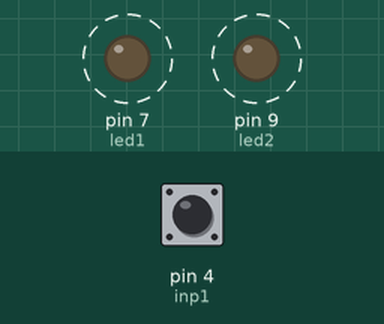
This sketch was run on a simulated Arduino Uno, built with avr-gcc and run on an emulated ATmega328P. Parts: output pins drawn as LEDs (lit = HIGH). Dashed ring = blinking. Inputs (shaded band) come from the test bench; at power-on: pin 4 (inp1) HIGH.

Above: at 1.18 s.
1.4 s: pin 4 (inp1) pulled LOW for 0.3 s
At 1.56 s:
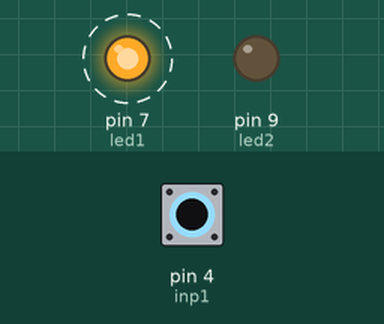
4.4 s: pin 4 (inp1) pulled LOW for 3.2 s
Timing chart, 0 to 15.1 s (numbered marks = the images above; inputs shaded):
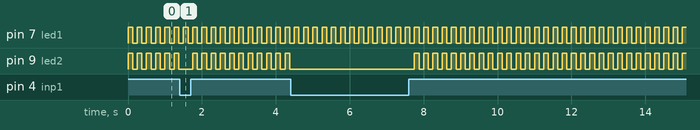

The sketch:

tlacitka_on4Hhzboth_off4Hzone.ino
```cpp
int led1 = 7;
int led2 = 9;

int inp1 = 4;
int inp2 = 5;

int freq = 4; //Hz
int per = 1000 / freq; //ms
int halfper = per / 2;

void setup() {
  pinMode(inp1, INPUT_PULLUP);
  pinMode(inp2, INPUT_PULLUP);

  pinMode(led1, OUTPUT);
  pinMode(led2, OUTPUT);
}

void loop() {
  if (digitalRead(inp1) != LOW) {
    blinkBoth();
  } else {
    blinkOne();
  }
}

void blinkOne() {
  digitalWrite(led1, HIGH);
  delay(halfper);
  digitalWrite(led1, LOW);
  delay(halfper);
}

void blinkBoth() {
  digitalWrite(led2, HIGH);
  digitalWrite(led1, HIGH);
  delay(halfper);
  digitalWrite(led2, LOW);
  digitalWrite(led1, LOW);
  delay(halfper);
}
```

Measured:
- by itself, pin 7 (led1): alternates HIGH for 0.13 s and LOW for 0.13 s
